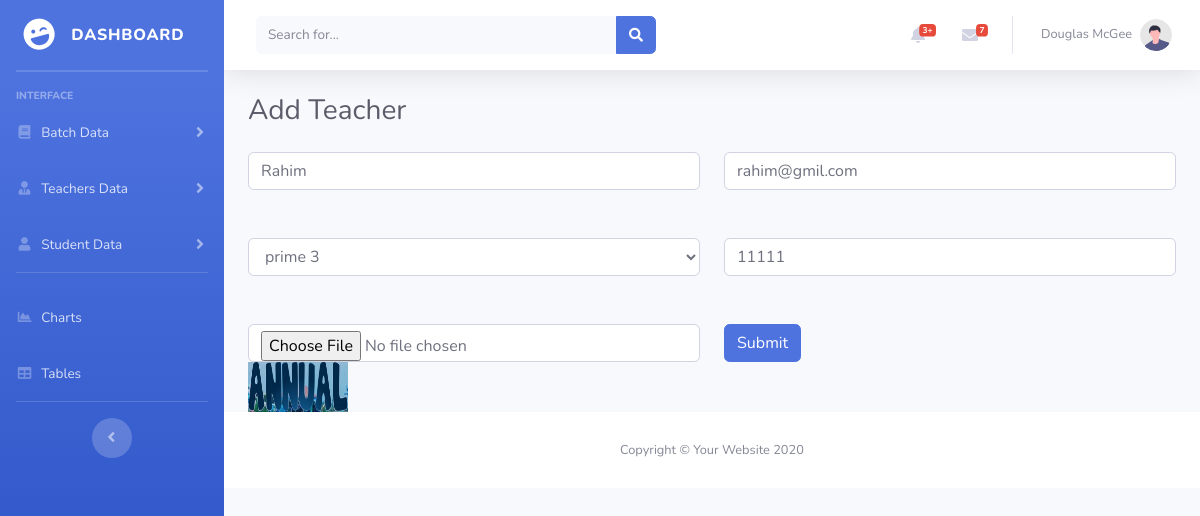
Page /edit_teacher.php?id=9 on the committed database.
### tables this page shows
CREATE TABLE `tbl_teacher` (
  `teacher_id` int(11) NOT NULL,
  `teacher_name` varchar(50) NOT NULL,
  `teacher_email` varchar(50) NOT NULL,
  `teacher_password` varchar(20) NOT NULL,
  `batch_info` int(11) NOT NULL,
  `teacher_img` varchar(200) NOT NULL
);

CREATE TABLE `tbl_batch` (
  `batch_id` int(11) NOT NULL,
  `batch_name` varchar(100) NOT NULL,
  `batch_capacity` int(11) NOT NULL,
  `batch_start_date` date NOT NULL
);

### edit_teacher.php (the view, shortened to what this page needs)
<?php include_once "header.php" ?>
<?php
    if(isset($_GET["id"])){
        $id = $_GET["id"];
        $query = "SELECT * FROM `tbl_teacher` WHERE teacher_id = $id";
        $result = mysqli_query($connection,$query);
        if($result){
            $row = mysqli_fetch_assoc($result);
        }
    }
?>
<div class="container-fluid">
<h1 class="h3 mb-4 text-gray-800">Add Teacher</h1>
    <form method="post" enctype="multipart/form-data">
            <div class="row">
                <div class="col-lg">
                <input type="text" class="form-control" value="<?php echo $row["teacher_name"] ?> " name="teacher_name" placeholder="Enter Teacher name">
                </div>
                <div class="col-lg">
                <input type="text" class="form-control" value="<?php echo $row["teacher_email"] ?> " name="teacher_email" placeholder="Enter Teacher email">
                </div>
            </div>
            <br><br>
            <div class="row">
            <div class="col-lg">
                <select class="form-control" name="teacher_batch">
                    <?php
                        $query = "SELECT * FROM `tbl_batch`";
                        $result =  mysqli_query($connection,$query);
                        if($result){
                          while($rows = mysqli_fetch_assoc($result)){
                         ?>
                                <option  value="<?php echo  $rows["batch_id"];?>"  <?php  if($rows["batch_id"] == $row["batch_info"]) { echo  "selected"; } ?>   > <?php echo  $rows["batch_name"];?></option>
                         <?php
                          }
                        }
                    ?>
                </select>
            </div>
            <div class="col-lg">
                <input type="text" class="form-control" value="<?php echo $row["teacher_password"] ?>" name="teacher_password" placeholder="Enter Teacher password">
                </div>
            </div>
                        <br><br>
           <div class="row">
            <div class="col-lg">
                <input type="file" name="teacher_img" class="form-control">
                <img src="<?php echo $row["teacher_img"];?>" style="height:50px; width:100px"  />
            </div>
            <div class="col-lg"> <input type="submit" class="btn btn-primary" name="update"></div>
           </div>
    </form>
</div>
<?php require 'footer.php'?>

### rows in the picture
tbl_teacher: teacher_name "Rahim", teacher_email "rahim@gmil.com", teacher_batch "prime 3", teacher_password "11111", teacher_img (picture)
